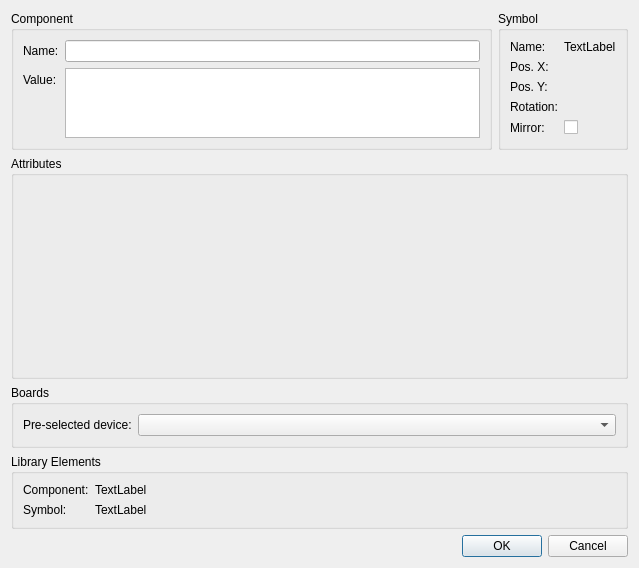
<?xml version="1.0" encoding="UTF-8"?>
<ui version="4.0">
 <class>librepcb::project::editor::SymbolInstancePropertiesDialog</class>
 <widget class="QDialog" name="librepcb::project::editor::SymbolInstancePropertiesDialog">
  <property name="geometry">
   <rect>
    <x>0</x>
    <y>0</y>
    <width>639</width>
    <height>568</height>
   </rect>
  </property>
  <property name="windowTitle">
   <string>Properties</string>
  </property>
  <layout class="QVBoxLayout" name="verticalLayout">
   <item>
    <layout class="QGridLayout" name="gridLayout">
     <item row="0" column="1">
      <widget class="QGroupBox" name="gbxSymbInst">
       <property name="sizePolicy">
        <sizepolicy hsizetype="Maximum" vsizetype="Preferred">
         <horstretch>0</horstretch>
         <verstretch>0</verstretch>
        </sizepolicy>
       </property>
       <property name="title">
        <string>Symbol</string>
       </property>
       <layout class="QFormLayout" name="formLayout_2">
        <property name="fieldGrowthPolicy">
         <enum>QFormLayout::AllNonFixedFieldsGrow</enum>
        </property>
        <item row="0" column="0">
         <widget class="QLabel" name="label_19">
          <property name="text">
           <string>Name:</string>
          </property>
         </widget>
        </item>
        <item row="0" column="1">
         <widget class="QLabel" name="lblSymbInstName">
          <property name="sizePolicy">
           <sizepolicy hsizetype="Preferred" vsizetype="Preferred">
            <horstretch>0</horstretch>
            <verstretch>0</verstretch>
           </sizepolicy>
          </property>
          <property name="text">
           <string notr="true">TextLabel</string>
          </property>
         </widget>
        </item>
        <item row="1" column="0">
         <widget class="QLabel" name="label_6">
          <property name="text">
           <string>Pos. X:</string>
          </property>
         </widget>
        </item>
        <item row="2" column="0">
         <widget class="QLabel" name="label_7">
          <property name="text">
           <string>Pos. Y:</string>
          </property>
         </widget>
        </item>
        <item row="3" column="0">
         <widget class="QLabel" name="label_8">
          <property name="text">
           <string>Rotation:</string>
          </property>
         </widget>
        </item>
        <item row="4" column="0">
         <widget class="QLabel" name="label_5">
          <property name="text">
           <string>Mirror:</string>
          </property>
         </widget>
        </item>
        <item row="4" column="1">
         <widget class="QCheckBox" name="cbxMirror">
          <property name="text">
           <string/>
          </property>
         </widget>
        </item>
        <item row="1" column="1">
         <widget class="librepcb::LengthEdit" name="edtSymbInstPosX" native="true"/>
        </item>
        <item row="2" column="1">
         <widget class="librepcb::LengthEdit" name="edtSymbInstPosY" native="true"/>
        </item>
        <item row="3" column="1">
         <widget class="librepcb::AngleEdit" name="edtSymbInstRotation" native="true"/>
        </item>
       </layout>
      </widget>
     </item>
     <item row="2" column="0" colspan="2">
      <widget class="QGroupBox" name="groupBox_2">
       <property name="title">
        <string>Boards</string>
       </property>
       <layout class="QFormLayout" name="formLayout_4">
        <item row="0" column="0">
         <widget class="QLabel" name="label">
          <property name="text">
           <string>Pre-selected device:</string>
          </property>
         </widget>
        </item>
        <item row="0" column="1">
         <widget class="QComboBox" name="cbxPreselectedDevice">
          <property name="currentText">
           <string notr="true"/>
          </property>
          <property name="maxVisibleItems">
           <number>20</number>
          </property>
         </widget>
        </item>
       </layout>
      </widget>
     </item>
     <item row="3" column="0" colspan="2">
      <widget class="QGroupBox" name="gbxCmpLib">
       <property name="sizePolicy">
        <sizepolicy hsizetype="Preferred" vsizetype="Preferred">
         <horstretch>0</horstretch>
         <verstretch>1</verstretch>
        </sizepolicy>
       </property>
       <property name="title">
        <string>Library Elements</string>
       </property>
       <layout class="QFormLayout" name="formLayout_3">
        <item row="0" column="0">
         <widget class="QLabel" name="label_10">
          <property name="sizePolicy">
           <sizepolicy hsizetype="Maximum" vsizetype="Preferred">
            <horstretch>0</horstretch>
            <verstretch>0</verstretch>
           </sizepolicy>
          </property>
          <property name="text">
           <string>Component:</string>
          </property>
         </widget>
        </item>
        <item row="0" column="1">
         <widget class="QLabel" name="lblCompLibName">
          <property name="sizePolicy">
           <sizepolicy hsizetype="Ignored" vsizetype="Preferred">
            <horstretch>0</horstretch>
            <verstretch>0</verstretch>
           </sizepolicy>
          </property>
          <property name="text">
           <string notr="true">TextLabel</string>
          </property>
          <property name="textFormat">
           <enum>Qt::RichText</enum>
          </property>
          <property name="openExternalLinks">
           <bool>true</bool>
          </property>
          <property name="textInteractionFlags">
           <set>Qt::LinksAccessibleByKeyboard|Qt::LinksAccessibleByMouse</set>
          </property>
         </widget>
        </item>
        <item row="1" column="0">
         <widget class="QLabel" name="label_17">
          <property name="sizePolicy">
           <sizepolicy hsizetype="Maximum" vsizetype="Preferred">
            <horstretch>0</horstretch>
            <verstretch>0</verstretch>
           </sizepolicy>
          </property>
          <property name="text">
           <string>Symbol:</string>
          </property>
         </widget>
        </item>
        <item row="1" column="1">
         <widget class="QLabel" name="lblSymbLibName">
          <property name="sizePolicy">
           <sizepolicy hsizetype="Ignored" vsizetype="Preferred">
            <horstretch>0</horstretch>
            <verstretch>0</verstretch>
           </sizepolicy>
          </property>
          <property name="text">
           <string notr="true">TextLabel</string>
          </property>
          <property name="textFormat">
           <enum>Qt::RichText</enum>
          </property>
          <property name="openExternalLinks">
           <bool>true</bool>
          </property>
          <property name="textInteractionFlags">
           <set>Qt::LinksAccessibleByKeyboard|Qt::LinksAccessibleByMouse</set>
          </property>
         </widget>
        </item>
       </layout>
      </widget>
     </item>
     <item row="0" column="0">
      <widget class="QGroupBox" name="gbxComponentInstance">
       <property name="sizePolicy">
        <sizepolicy hsizetype="Preferred" vsizetype="Preferred">
         <horstretch>0</horstretch>
         <verstretch>1</verstretch>
        </sizepolicy>
       </property>
       <property name="title">
        <string>Component</string>
       </property>
       <layout class="QFormLayout" name="formLayout">
        <property name="fieldGrowthPolicy">
         <enum>QFormLayout::AllNonFixedFieldsGrow</enum>
        </property>
        <item row="0" column="0">
         <widget class="QLabel" name="label_2">
          <property name="text">
           <string>Name:</string>
          </property>
         </widget>
        </item>
        <item row="0" column="1">
         <widget class="QLineEdit" name="edtCompInstName"/>
        </item>
        <item row="1" column="0">
         <widget class="QLabel" name="label_4">
          <property name="text">
           <string>Value:</string>
          </property>
         </widget>
        </item>
        <item row="1" column="1">
         <widget class="QTextEdit" name="edtCompInstValue">
          <property name="sizePolicy">
           <sizepolicy hsizetype="Expanding" vsizetype="Maximum">
            <horstretch>0</horstretch>
            <verstretch>0</verstretch>
           </sizepolicy>
          </property>
          <property name="tabChangesFocus">
           <bool>true</bool>
          </property>
         </widget>
        </item>
       </layout>
      </widget>
     </item>
     <item row="1" column="0" colspan="2">
      <widget class="QGroupBox" name="groupBox">
       <property name="sizePolicy">
        <sizepolicy hsizetype="Preferred" vsizetype="Expanding">
         <horstretch>0</horstretch>
         <verstretch>100</verstretch>
        </sizepolicy>
       </property>
       <property name="title">
        <string>Attributes</string>
       </property>
       <layout class="QVBoxLayout" name="attributesLayout">
        <item>
         <widget class="librepcb::AttributeListEditorWidget" name="attributeListEditorWidget" native="true"/>
        </item>
       </layout>
      </widget>
     </item>
    </layout>
   </item>
   <item>
    <widget class="QDialogButtonBox" name="buttonBox">
     <property name="orientation">
      <enum>Qt::Horizontal</enum>
     </property>
     <property name="standardButtons">
      <set>QDialogButtonBox::Cancel|QDialogButtonBox::Ok</set>
     </property>
    </widget>
   </item>
  </layout>
 </widget>
 <customwidgets>
  <customwidget>
   <class>librepcb::LengthEdit</class>
   <extends>QWidget</extends>
   <header location="global">librepcb/common/widgets/lengthedit.h</header>
   <container>1</container>
  </customwidget>
  <customwidget>
   <class>librepcb::AngleEdit</class>
   <extends>QWidget</extends>
   <header location="global">librepcb/common/widgets/angleedit.h</header>
   <container>1</container>
  </customwidget>
  <customwidget>
   <class>librepcb::AttributeListEditorWidget</class>
   <extends>QWidget</extends>
   <header location="global">librepcb/common/widgets/attributelisteditorwidget.h</header>
   <container>1</container>
  </customwidget>
 </customwidgets>
 <tabstops>
  <tabstop>edtCompInstName</tabstop>
  <tabstop>edtCompInstValue</tabstop>
  <tabstop>edtSymbInstPosX</tabstop>
  <tabstop>edtSymbInstPosY</tabstop>
  <tabstop>edtSymbInstRotation</tabstop>
  <tabstop>cbxMirror</tabstop>
  <tabstop>attributeListEditorWidget</tabstop>
  <tabstop>cbxPreselectedDevice</tabstop>
 </tabstops>
 <resources/>
 <connections>
  <connection>
   <sender>buttonBox</sender>
   <signal>accepted()</signal>
   <receiver>librepcb::project::editor::SymbolInstancePropertiesDialog</receiver>
   <slot>accept()</slot>
   <hints>
    <hint type="sourcelabel">
     <x>248</x>
     <y>254</y>
    </hint>
    <hint type="destinationlabel">
     <x>157</x>
     <y>274</y>
    </hint>
   </hints>
  </connection>
  <connection>
   <sender>buttonBox</sender>
   <signal>rejected()</signal>
   <receiver>librepcb::project::editor::SymbolInstancePropertiesDialog</receiver>
   <slot>reject()</slot>
   <hints>
    <hint type="sourcelabel">
     <x>316</x>
     <y>260</y>
    </hint>
    <hint type="destinationlabel">
     <x>286</x>
     <y>274</y>
    </hint>
   </hints>
  </connection>
 </connections>
</ui>
